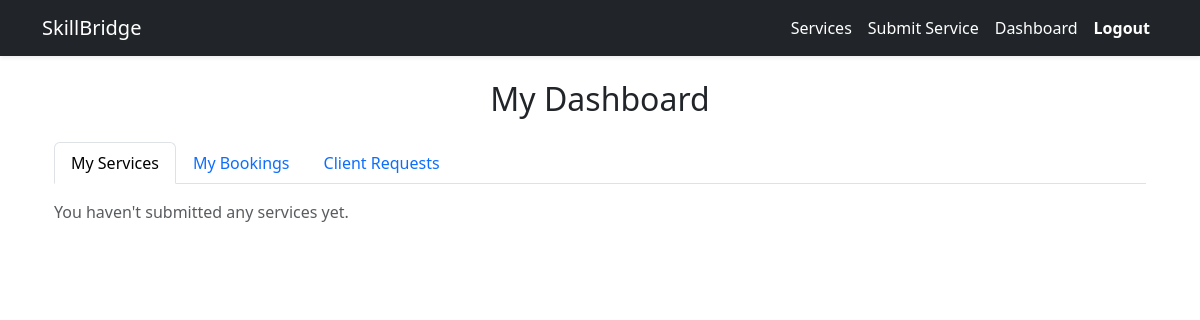
/services/dashboard/ (signed in), run on an earlier commit of the app's database.
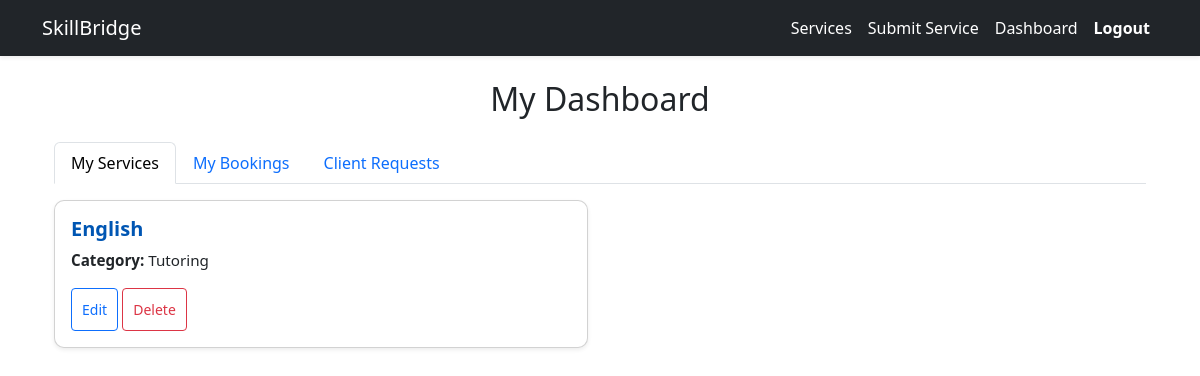
And on a later commit of the database.
### services/models.py (models this page shows, shortened)
class SkillService(models.Model):
    CATEGORY_CHOICES = [
        ('Tutoring', 'Tutoring'),
        ('Tech Help', 'Tech Help'),
        ('Sewing', 'Sewing'),
        ('Gardening', 'Gardening'),
        ('Other', 'Other'),
    ]
    provider = models.ForeignKey(User, on_delete=models.CASCADE)
    title = models.CharField(max_length=100)
    description = models.TextField()
    category = models.CharField(max_length=50, choices=CATEGORY_CHOICES)
    rate_per_hour = models.DecimalField(max_digits=6, decimal_places=2)
    is_approved = models.BooleanField(default=False)
    created_at = models.DateTimeField(auto_now_add=True)

### services/views.py (the view)
# urls.py: path('dashboard/', dashboard, name='dashboard'),
@login_required
def dashboard(request):
    my_services = SkillService.objects.filter(provider=request.user)
    my_client_bookings = BookingRequest.objects.filter(client=request.user)
    incoming_bookings = BookingRequest.objects.filter(service__provider=request.user)
    return render(request, 'services/dashboard.html', {
        'my_services': my_services,
        'my_bookings': my_client_bookings,
        'bookings_on_my_services': incoming_bookings,
    })

### services/templates/services/dashboard.html (shortened to what this page needs)
{% extends 'base.html' %}
{% block content %}
<div class="container mt-4">
    <h2 class="mb-4 text-center">My Dashboard</h2>
    <ul class="nav nav-tabs" id="dashboardTabs" role="tablist">
        <li class="nav-item" role="presentation">
            <button class="nav-link active" id="services-tab" data-bs-toggle="tab" data-bs-target="#services"
            type="button" role="tab">My Services</button>
        </li>
        <li class="nav-item" role="presentation">
            <button class="nav-link" id="my-bookings-tab" data-bs-toggle="tab" data-bs-target="#my-bookings"
            type="button" role="tab">My Bookings</button>
        </li>
        <li class="nav-item" role="presentation">
            <button class="nav-link" id="client-bookings-tab" data-bs-toggle="tab" data-bs-target="#client-bookings"
            type="button" role="tab">Client Requests</button>
        </li>
    </ul>
    <div class="tab-content mt-3">
        <div class="tab-pane fade show active" id="services" role="tabpanel" aria-labelledby="services-tab">
            {% if my_services %}
                <div class="row">
                    {% for service in my_services %}
                    <div class="col-md-6 mb-3">
                        <div class="card shadow-sm">
                            <div class="card-body">
                                <h5 class="card-title">{{ service.title }}</h5>
                                <p class="card-text"><strong>Category:</strong> {{ service.category }}</p>
                                <a href="{% url 'edit_service' service.id %}" class="btn btn-sm btn-outline-primary">Edit</a>
                                <form id="delete-form-{{ service.id }}" method="POST" action="{% url 'delete_service' service.id %}" class="d-inline">
                                    <button type="button"
                                            class="btn btn-sm btn-outline-danger"
                                            data-bs-toggle="modal"
                                            data-bs-target="#confirmDeleteModal"
                                            data-form-id="delete-form-{{ service.id }}">
                                        Delete
                                    </button>
                                </form>
                            </div>
                        </div>
                    </div>
                    {% endfor %}
                </div>
            {% else %}
                <p class="text-muted">You haven't submitted any services yet.</p>
            {% endif %}
        </div>
    </div>
</div>
{% endblock %}

What changed in the data, as far as the page shows it:
added SkillService: title "English", category "Tutoring"
Also different on the page:
text no longer shown: "You haven't submitted any services yet."
